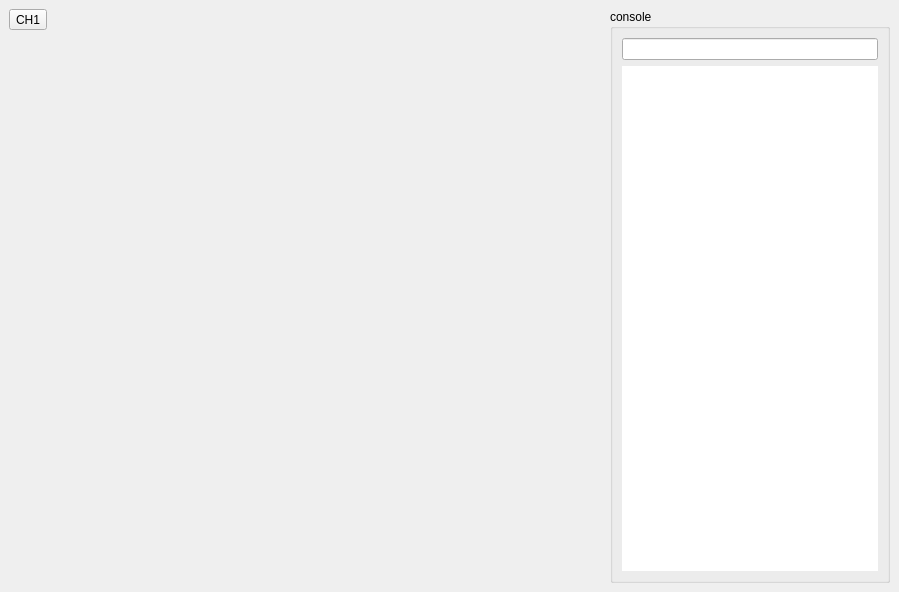
<?xml version="1.0" encoding="UTF-8"?>
<ui version="4.0">
 <class>oscilloscope</class>
 <widget class="QWidget" name="oscilloscope">
  <property name="geometry">
   <rect>
    <x>0</x>
    <y>0</y>
    <width>899</width>
    <height>592</height>
   </rect>
  </property>
  <property name="windowTitle">
   <string>Oscilloscope</string>
  </property>
  <layout class="QHBoxLayout" name="horizontalLayout" stretch="1,0">
   <property name="spacing">
    <number>3</number>
   </property>
   <property name="leftMargin">
    <number>0</number>
   </property>
   <property name="topMargin">
    <number>0</number>
   </property>
   <property name="rightMargin">
    <number>0</number>
   </property>
   <property name="bottomMargin">
    <number>0</number>
   </property>
   <item>
    <widget class="QWidget" name="plot_panel" native="true">
     <layout class="QVBoxLayout" name="verticalLayout" stretch="0,1">
      <property name="spacing">
       <number>3</number>
      </property>
      <property name="leftMargin">
       <number>0</number>
      </property>
      <property name="topMargin">
       <number>0</number>
      </property>
      <property name="rightMargin">
       <number>0</number>
      </property>
      <property name="bottomMargin">
       <number>0</number>
      </property>
      <item>
       <widget class="QWidget" name="plot_toolbar" native="true">
        <layout class="QHBoxLayout" name="horizontalLayout_2">
         <item>
          <widget class="QToolButton" name="CH1">
           <property name="text">
            <string>CH1</string>
           </property>
           <property name="checkable">
            <bool>true</bool>
           </property>
          </widget>
         </item>
         <item>
          <spacer name="horizontalSpacer">
           <property name="orientation">
            <enum>Qt::Horizontal</enum>
           </property>
           <property name="sizeHint" stdset="0">
            <size>
             <width>40</width>
             <height>20</height>
            </size>
           </property>
          </spacer>
         </item>
        </layout>
       </widget>
      </item>
      <item>
       <widget class="QWidget" name="plot_placeholder" native="true">
        <layout class="QVBoxLayout" name="verticalLayout_2"/>
       </widget>
      </item>
     </layout>
    </widget>
   </item>
   <item>
    <widget class="QWidget" name="control_panel" native="true">
     <layout class="QVBoxLayout" name="verticalLayout_3">
      <item>
       <widget class="QGroupBox" name="groupBox">
        <property name="title">
         <string>console</string>
        </property>
        <layout class="QVBoxLayout" name="verticalLayout_4">
         <item>
          <widget class="QLineEdit" name="command_line"/>
         </item>
         <item>
          <widget class="QPlainTextEdit" name="output">
           <property name="frameShape">
            <enum>QFrame::NoFrame</enum>
           </property>
           <property name="readOnly">
            <bool>true</bool>
           </property>
          </widget>
         </item>
        </layout>
       </widget>
      </item>
     </layout>
    </widget>
   </item>
  </layout>
 </widget>
 <resources/>
 <connections/>
</ui>
